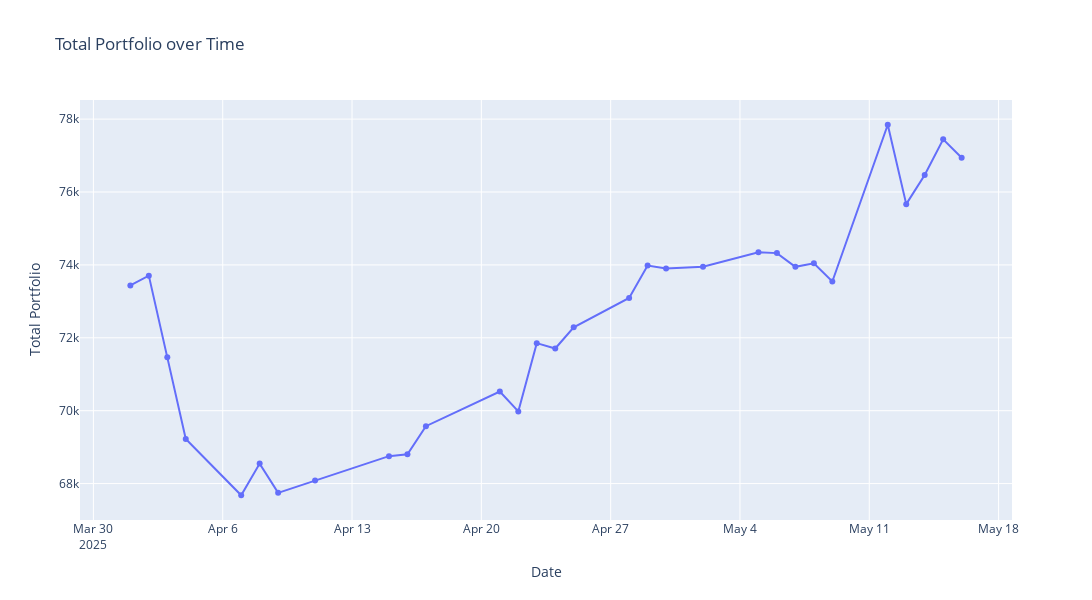

Notebook code for this chart:
### Code cell
fig = px.line(
    x=ttl_portf.index,
    y=ttl_portf,
    title="Total Portfolio over Time",
    labels={"x": "Date", "y": "Total Portfolio"},
    template="plotly",
    width=1400,
    height=600,
    markers=True
    )
fig
